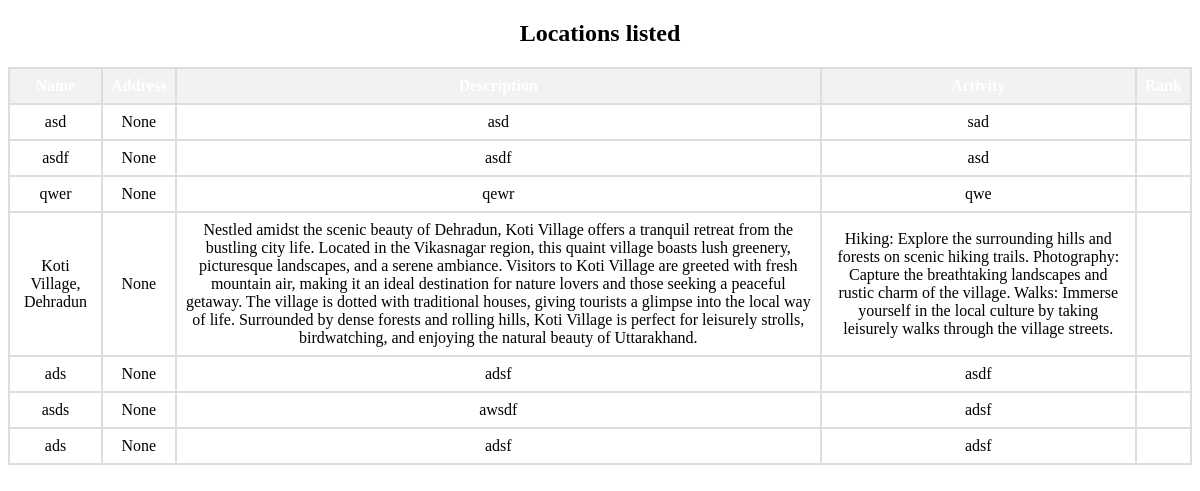
The app's page /locationList with its own data.
### sthis_app/models.py (models this page shows)
class location(models.Model):
    name = models.CharField(max_length=100)
    desc = models.CharField(max_length=1000)
    add = models.CharField(max_length=200, null=True)
    acti = models.CharField(max_length=1000)
    culture = models.CharField(max_length=1000)

### sthis_app/views.py (the view)
# urls.py: path('locationList', views.locationList, name='locationList'),
def locationList(request):
    l=list(location.objects.all())
    dic={'l':l}
    print(dic)
    return render(request,'locationList.html',dic)

### sthis_app/templates/locationList.html (shortened to what this page needs)
{% load static %}
<!DOCTYPE html>
<html lang="en">
<head>
</head>
<body>
    <h2>Locations listed</h2>
    <table>
        <thead>
            <tr>
                <th>Name</th>
                <th>Address</th>
                <th>Description</th>
                <th>Activity</th>
                <th>Rank</th>
            </tr>
        </thead>
        <tbody>
            {% for l in l %}
                <tr>
                    <td>{{ l.name }}</td>
                    <td>{{ l.add }}</td>
                    <td>{{ l.desc }}</td>
                    <td>{{ l.acti }}</td>
                    <td>{{ l.rank }}</td>
                </tr>
            {% endfor %}
        </tbody>
    </table>
</body>
</html>

### sthis_app/templates/locationList.html (style rules this page uses)
body { text-align: center; }
table { width: 100%; border-collapse: collapse; }
th, td { border: 2px solid #dddddd; text-align: center; padding: 8px; }
thead { font-weight: bold; text-align: center; background-color:black; color: white; }
th { background-color: #f2f2f2; }

### records on screen
location: name "asd", add "None", desc "asd", acti "sad"
location: name "asdf", add "None", desc "asdf", acti "asd"
location: name "qwer", add "None", desc "qewr", acti "qwe"
location: name "Koti Village, Dehradun", add "None", desc "Nestled amidst the scenic beauty of Dehradun, Koti Village offers a tranquil retreat from the bustling city life. Located in the Vikasnagar region, this quaint village boasts lush greenery, picturesque landscapes, and a serene ambiance. Visitors to Koti Village are greeted with fresh mountain air, making it an ideal destination for nature lovers and those seeking a peaceful getaway. The village is dotted with traditional houses, giving tourists a glimpse into the local way of life. Surrounded by dense forests and rolling hills, Koti Village is perfect for leisurely strolls, birdwatching, and enjoying the natural beauty of Uttarakhand.", acti "Hiking: Explore the surrounding hills and forests on scenic hiking trails. Photography: Capture the breathtaking landscapes and rustic charm of the village. Walks: Immerse yourself in the local culture by taking leisurely walks through the village streets."
location: name "ads", add "None", desc "adsf", acti "asdf"
location: name "asds", add "None", desc "awsdf", acti "adsf"
location: name "ads", add "None", desc "adsf", acti "adsf"
